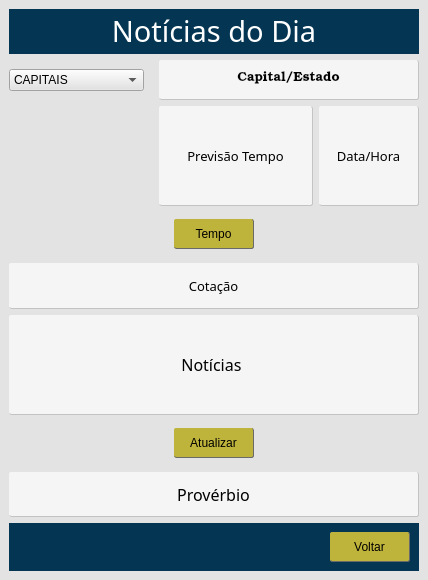
<?xml version="1.0" encoding="UTF-8"?>
<ui version="4.0">
 <class>MainWindow</class>
 <widget class="QMainWindow" name="MainWindow">
  <property name="geometry">
   <rect>
    <x>0</x>
    <y>0</y>
    <width>428</width>
    <height>580</height>
   </rect>
  </property>
  <property name="windowTitle">
   <string>MainWindow</string>
  </property>
  <property name="autoFillBackground">
   <bool>false</bool>
  </property>
  <property name="styleSheet">
   <string notr="true">background-color: rgb(227, 227, 227);</string>
  </property>
  <widget class="QWidget" name="centralwidget">
   <layout class="QVBoxLayout" name="verticalLayout">
    <item>
     <widget class="QLabel" name="label">
      <property name="font">
       <font>
        <family>Algerian</family>
        <pointsize>22</pointsize>
       </font>
      </property>
      <property name="styleSheet">
       <string notr="true">background-color: #043654</string>
      </property>
      <property name="text">
       <string>&lt;html&gt;&lt;head/&gt;&lt;body&gt;&lt;p&gt;&lt;span style=&quot; color:#ffffff;&quot;&gt;Notícias do Dia&lt;/span&gt;&lt;/p&gt;&lt;/body&gt;&lt;/html&gt;</string>
      </property>
      <property name="alignment">
       <set>Qt::AlignCenter</set>
      </property>
     </widget>
    </item>
    <item>
     <layout class="QHBoxLayout" name="horizontalLayout_4">
      <item>
       <widget class="QComboBox" name="comboBox">
        <property name="sizePolicy">
         <sizepolicy hsizetype="Fixed" vsizetype="Fixed">
          <horstretch>0</horstretch>
          <verstretch>0</verstretch>
         </sizepolicy>
        </property>
        <property name="minimumSize">
         <size>
          <width>135</width>
          <height>0</height>
         </size>
        </property>
        <item>
         <property name="text">
          <string>CAPITAIS</string>
         </property>
        </item>
        <item>
         <property name="text">
          <string>Aracaju</string>
         </property>
        </item>
        <item>
         <property name="text">
          <string>Belém</string>
         </property>
        </item>
        <item>
         <property name="text">
          <string>Belo Horizonte</string>
         </property>
        </item>
        <item>
         <property name="text">
          <string>Brasília</string>
         </property>
        </item>
        <item>
         <property name="text">
          <string>Boa Vista</string>
         </property>
        </item>
        <item>
         <property name="text">
          <string>Campo Grande</string>
         </property>
        </item>
        <item>
         <property name="text">
          <string>Cuiabá</string>
         </property>
        </item>
        <item>
         <property name="text">
          <string>Curitiba</string>
         </property>
        </item>
        <item>
         <property name="text">
          <string>Fortaleza</string>
         </property>
        </item>
        <item>
         <property name="text">
          <string>Florianópolis</string>
         </property>
        </item>
        <item>
         <property name="text">
          <string>Goiânia</string>
         </property>
        </item>
        <item>
         <property name="text">
          <string>João Pessoa</string>
         </property>
        </item>
        <item>
         <property name="text">
          <string>Macapá</string>
         </property>
        </item>
        <item>
         <property name="text">
          <string>Maceió</string>
         </property>
        </item>
        <item>
         <property name="text">
          <string>Manaus</string>
         </property>
        </item>
        <item>
         <property name="text">
          <string>Natal</string>
         </property>
        </item>
        <item>
         <property name="text">
          <string>Palmas</string>
         </property>
        </item>
        <item>
         <property name="text">
          <string>Porto Velho</string>
         </property>
        </item>
        <item>
         <property name="text">
          <string>Recife</string>
         </property>
        </item>
        <item>
         <property name="text">
          <string>Rio Branco</string>
         </property>
        </item>
        <item>
         <property name="text">
          <string>Rio de Janeiro</string>
         </property>
        </item>
        <item>
         <property name="text">
          <string>Salvador</string>
         </property>
        </item>
        <item>
         <property name="text">
          <string>São Luís</string>
         </property>
        </item>
        <item>
         <property name="text">
          <string>São Paulo</string>
         </property>
        </item>
        <item>
         <property name="text">
          <string>Teresina</string>
         </property>
        </item>
        <item>
         <property name="text">
          <string>Vitória</string>
         </property>
        </item>
       </widget>
      </item>
      <item>
       <widget class="QLabel" name="label_4">
        <property name="sizePolicy">
         <sizepolicy hsizetype="Fixed" vsizetype="Fixed">
          <horstretch>0</horstretch>
          <verstretch>0</verstretch>
         </sizepolicy>
        </property>
        <property name="maximumSize">
         <size>
          <width>3</width>
          <height>16777215</height>
         </size>
        </property>
        <property name="text">
         <string/>
        </property>
       </widget>
      </item>
      <item>
       <widget class="QLabel" name="label_capital_estado">
        <property name="sizePolicy">
         <sizepolicy hsizetype="Preferred" vsizetype="Fixed">
          <horstretch>0</horstretch>
          <verstretch>0</verstretch>
         </sizepolicy>
        </property>
        <property name="minimumSize">
         <size>
          <width>0</width>
          <height>40</height>
         </size>
        </property>
        <property name="font">
         <font>
          <family>Bookman Old Style</family>
          <pointsize>10</pointsize>
         </font>
        </property>
        <property name="styleSheet">
         <string notr="true">background-color: #F5F5F5;
border-bottom: 1px solid;
	border-bottom-color: #c3c3c3;
border-right: 1px solid;
	border-right-color: #c3c3c3;
border-radius: 2px;
</string>
        </property>
        <property name="text">
         <string>&lt;html&gt;&lt;head/&gt;&lt;body&gt;&lt;p&gt;Capital/Estado&lt;/p&gt;&lt;/body&gt;&lt;/html&gt;</string>
        </property>
        <property name="alignment">
         <set>Qt::AlignCenter</set>
        </property>
       </widget>
      </item>
     </layout>
    </item>
    <item>
     <layout class="QHBoxLayout" name="horizontalLayout_5">
      <item>
       <widget class="QLabel" name="label_7">
        <property name="sizePolicy">
         <sizepolicy hsizetype="Maximum" vsizetype="Preferred">
          <horstretch>0</horstretch>
          <verstretch>0</verstretch>
         </sizepolicy>
        </property>
        <property name="minimumSize">
         <size>
          <width>144</width>
          <height>0</height>
         </size>
        </property>
        <property name="text">
         <string/>
        </property>
       </widget>
      </item>
      <item>
       <widget class="QLabel" name="label_previsao">
        <property name="sizePolicy">
         <sizepolicy hsizetype="Preferred" vsizetype="Preferred">
          <horstretch>0</horstretch>
          <verstretch>0</verstretch>
         </sizepolicy>
        </property>
        <property name="minimumSize">
         <size>
          <width>150</width>
          <height>100</height>
         </size>
        </property>
        <property name="font">
         <font>
          <family>Baskerville Old Face</family>
          <pointsize>10</pointsize>
         </font>
        </property>
        <property name="styleSheet">
         <string notr="true">background-color: #F5F5F5;
border-bottom: 1px solid;
	border-bottom-color: #c3c3c3;
border-right: 1px solid;
	border-right-color: #c3c3c3;
border-radius: 2px;
</string>
        </property>
        <property name="text">
         <string>Previsão Tempo</string>
        </property>
        <property name="textFormat">
         <enum>Qt::PlainText</enum>
        </property>
        <property name="alignment">
         <set>Qt::AlignCenter</set>
        </property>
        <property name="wordWrap">
         <bool>true</bool>
        </property>
       </widget>
      </item>
      <item>
       <widget class="QLabel" name="label_data_hora">
        <property name="sizePolicy">
         <sizepolicy hsizetype="Fixed" vsizetype="Preferred">
          <horstretch>0</horstretch>
          <verstretch>0</verstretch>
         </sizepolicy>
        </property>
        <property name="minimumSize">
         <size>
          <width>100</width>
          <height>0</height>
         </size>
        </property>
        <property name="maximumSize">
         <size>
          <width>40</width>
          <height>16777215</height>
         </size>
        </property>
        <property name="font">
         <font>
          <family>Baskerville Old Face</family>
          <pointsize>10</pointsize>
         </font>
        </property>
        <property name="styleSheet">
         <string notr="true">background-color: #F5F5F5;
border-bottom: 1px solid;
	border-bottom-color: #c3c3c3;
border-right: 1px solid;
	border-right-color: #c3c3c3;
border-radius: 2px;
</string>
        </property>
        <property name="text">
         <string>Data/Hora</string>
        </property>
        <property name="alignment">
         <set>Qt::AlignCenter</set>
        </property>
       </widget>
      </item>
     </layout>
    </item>
    <item>
     <layout class="QHBoxLayout" name="horizontalLayout_3">
      <item>
       <widget class="QLabel" name="label_8">
        <property name="text">
         <string/>
        </property>
       </widget>
      </item>
      <item>
       <widget class="QPushButton" name="btn_tempo">
        <property name="maximumSize">
         <size>
          <width>80</width>
          <height>30</height>
         </size>
        </property>
        <property name="styleSheet">
         <string notr="true">QPushButton{
color: #black;
border-right:  1px solid;
	border-right-color: #6a6a6a;
border-bottom: 1px solid;
	border-bottom-color:#6a6a6a;
background-color: #BFB43B;
border-radius: 2px
}

QPushButton:pressed{
color: black;
border-left: 1px solid;
	border-left-color: #c3c3c3;
border-top: 1px solid;
	border-top-color:#c3c3c3;
border-right: transparent;
border-bottom: transparent;
background-color: rgb(240, 240, 240);
border-radius: 2px
}
</string>
        </property>
        <property name="text">
         <string>Tempo</string>
        </property>
       </widget>
      </item>
      <item>
       <widget class="QLabel" name="label_9">
        <property name="text">
         <string/>
        </property>
       </widget>
      </item>
     </layout>
    </item>
    <item>
     <widget class="QLabel" name="label_cotacao">
      <property name="font">
       <font>
        <family>Baskerville Old Face</family>
        <pointsize>10</pointsize>
       </font>
      </property>
      <property name="styleSheet">
       <string notr="true">background-color: #F5F5F5;
border-bottom: 1px solid;
	border-bottom-color: #c3c3c3;
border-right: 1px solid;
	border-right-color: #c3c3c3;
border-radius: 2px;
</string>
      </property>
      <property name="text">
       <string>Cotação</string>
      </property>
      <property name="alignment">
       <set>Qt::AlignCenter</set>
      </property>
     </widget>
    </item>
    <item>
     <widget class="QLabel" name="label_noticias">
      <property name="minimumSize">
       <size>
        <width>0</width>
        <height>100</height>
       </size>
      </property>
      <property name="font">
       <font>
        <family>Baskerville Old Face</family>
        <pointsize>12</pointsize>
       </font>
      </property>
      <property name="styleSheet">
       <string notr="true">background-color: #F5F5F5;
border-bottom: 1px solid;
	border-bottom-color: #c3c3c3;
border-right: 1px solid;
	border-right-color: #c3c3c3;
border-radius: 2px;
</string>
      </property>
      <property name="lineWidth">
       <number>3</number>
      </property>
      <property name="text">
       <string>Notícias </string>
      </property>
      <property name="textFormat">
       <enum>Qt::PlainText</enum>
      </property>
      <property name="alignment">
       <set>Qt::AlignCenter</set>
      </property>
      <property name="wordWrap">
       <bool>true</bool>
      </property>
     </widget>
    </item>
    <item>
     <layout class="QHBoxLayout" name="horizontalLayout_2">
      <item>
       <widget class="QLabel" name="label_5">
        <property name="text">
         <string/>
        </property>
       </widget>
      </item>
      <item>
       <widget class="QPushButton" name="btn_atualizar">
        <property name="maximumSize">
         <size>
          <width>80</width>
          <height>30</height>
         </size>
        </property>
        <property name="styleSheet">
         <string notr="true">QPushButton{
color: #black;
border-right:  1px solid;
	border-right-color: #6a6a6a;
border-bottom: 1px solid;
	border-bottom-color:#6a6a6a;
background-color: #BFB43B;
border-radius: 2px
}

QPushButton:pressed{
color: black;
border-left: 1px solid;
	border-left-color: #c3c3c3;
border-top: 1px solid;
	border-top-color:#c3c3c3;
border-right: transparent;
border-bottom: transparent;
background-color: rgb(240, 240, 240);
border-radius: 2px
}
</string>
        </property>
        <property name="text">
         <string>Atualizar</string>
        </property>
       </widget>
      </item>
      <item>
       <widget class="QLabel" name="label_6">
        <property name="text">
         <string/>
        </property>
       </widget>
      </item>
     </layout>
    </item>
    <item>
     <widget class="QLabel" name="label_proverbio">
      <property name="font">
       <font>
        <family>Baskerville Old Face</family>
        <pointsize>12</pointsize>
       </font>
      </property>
      <property name="styleSheet">
       <string notr="true">background-color: #F5F5F5;
border-bottom: 1px solid;
	border-bottom-color: #c3c3c3;
border-right: 1px solid;
	border-right-color: #c3c3c3;
border-radius: 2px;
</string>
      </property>
      <property name="text">
       <string>Provérbio</string>
      </property>
      <property name="alignment">
       <set>Qt::AlignCenter</set>
      </property>
     </widget>
    </item>
    <item>
     <widget class="QWidget" name="widget" native="true">
      <property name="styleSheet">
       <string notr="true">background-color: #043654</string>
      </property>
      <layout class="QVBoxLayout" name="verticalLayout_2">
       <item>
        <layout class="QHBoxLayout" name="horizontalLayout">
         <item>
          <widget class="QLabel" name="label_3">
           <property name="text">
            <string/>
           </property>
          </widget>
         </item>
         <item>
          <widget class="QLabel" name="label_2">
           <property name="text">
            <string/>
           </property>
          </widget>
         </item>
         <item>
          <widget class="QPushButton" name="btn_voltar">
           <property name="minimumSize">
            <size>
             <width>80</width>
             <height>30</height>
            </size>
           </property>
           <property name="maximumSize">
            <size>
             <width>80</width>
             <height>30</height>
            </size>
           </property>
           <property name="styleSheet">
            <string notr="true">QPushButton{
color: #black;
border-right:  1px solid;
	border-right-color: #6a6a6a;
border-bottom: 1px solid;
	border-bottom-color:#6a6a6a;
background-color: #BFB43B;
border-radius: 2px
}

QPushButton:pressed{
color: black;
border-left: 1px solid;
	border-left-color: #c3c3c3;
border-top: 1px solid;
	border-top-color:#c3c3c3;
border-right: transparent;
border-bottom: transparent;
background-color: rgb(240, 240, 240);
border-radius: 2px
}
</string>
           </property>
           <property name="text">
            <string>Voltar</string>
           </property>
          </widget>
         </item>
        </layout>
       </item>
      </layout>
     </widget>
    </item>
   </layout>
  </widget>
 </widget>
 <resources/>
 <connections/>
</ui>
